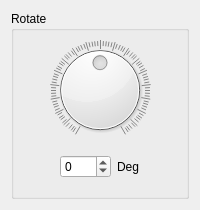
<?xml version="1.0" encoding="UTF-8"?>
<ui version="4.0">
 <class>RotateWidget</class>
 <widget class="QWidget" name="RotateWidget">
  <property name="windowModality">
   <enum>Qt::NonModal</enum>
  </property>
  <property name="geometry">
   <rect>
    <x>0</x>
    <y>0</y>
    <width>200</width>
    <height>210</height>
   </rect>
  </property>
  <property name="windowTitle">
   <string/>
  </property>
  <layout class="QGridLayout" name="gridLayout">
   <item row="0" column="0">
    <widget class="QGroupBox" name="groupBox">
     <property name="title">
      <string>Rotate</string>
     </property>
     <layout class="QGridLayout" name="gridLayout_2">
      <item row="0" column="0">
       <widget class="QDial" name="dial">
        <property name="minimum">
         <number>-180</number>
        </property>
        <property name="maximum">
         <number>180</number>
        </property>
        <property name="notchTarget">
         <double>3.700000000000000</double>
        </property>
        <property name="notchesVisible">
         <bool>true</bool>
        </property>
       </widget>
      </item>
      <item row="1" column="0">
       <layout class="QHBoxLayout" name="horizontalLayout">
        <item>
         <spacer name="horizontalSpacer">
          <property name="orientation">
           <enum>Qt::Horizontal</enum>
          </property>
          <property name="sizeHint" stdset="0">
           <size>
            <width>40</width>
            <height>20</height>
           </size>
          </property>
         </spacer>
        </item>
        <item>
         <widget class="QSpinBox" name="spinBox">
          <property name="minimum">
           <number>-180</number>
          </property>
          <property name="maximum">
           <number>180</number>
          </property>
         </widget>
        </item>
        <item>
         <widget class="QLabel" name="label_2">
          <property name="text">
           <string>Deg</string>
          </property>
         </widget>
        </item>
        <item>
         <spacer name="horizontalSpacer_2">
          <property name="orientation">
           <enum>Qt::Horizontal</enum>
          </property>
          <property name="sizeHint" stdset="0">
           <size>
            <width>40</width>
            <height>20</height>
           </size>
          </property>
         </spacer>
        </item>
       </layout>
      </item>
     </layout>
    </widget>
   </item>
  </layout>
 </widget>
 <resources/>
 <connections/>
</ui>
